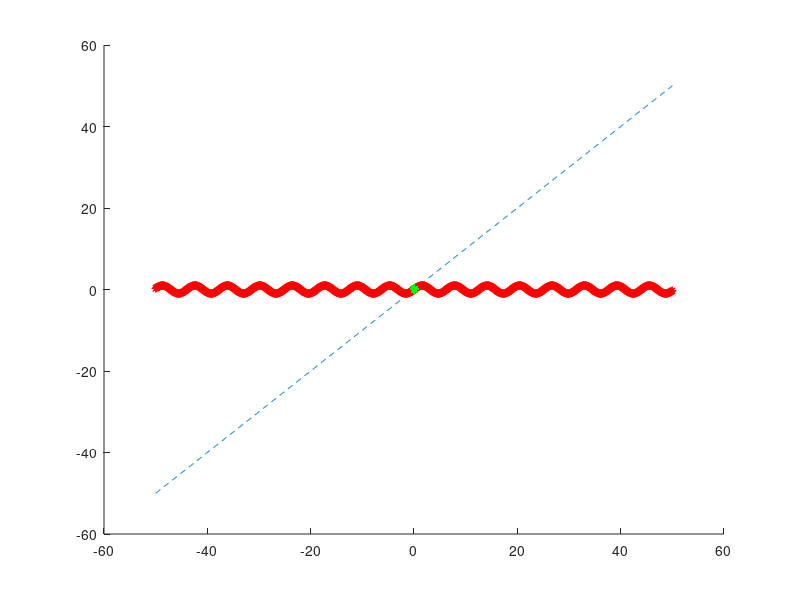

The MATLAB script that drew this image:
hold on

Xk = -50: 0.1: 50;
plot(Xk, Xk, '--');

r = 1;
Yk = r*sin(Xk);    
plot(Xk, Yk, '-*r');

SetX = zeros(1,3);
SetY = zeros(1,3);
SetX(1,1) = 0.1;
SetY(1,1) = 0;
i = 0;
while (i < 1000)
 SetX(1,2) = SetX(1,1);
 SetY(1,2) = r*sin(SetX(1,2)); 
 SetX(1,3) = SetY(1,2);
 SetY(1,3) = SetY(1,2);
 plot(SetX, SetY,'-*g');
 SetX(1,1) = SetY(1,3);
 SetY(1,1) = SetY(1,3);
 i = i + 1;
end

hold off
